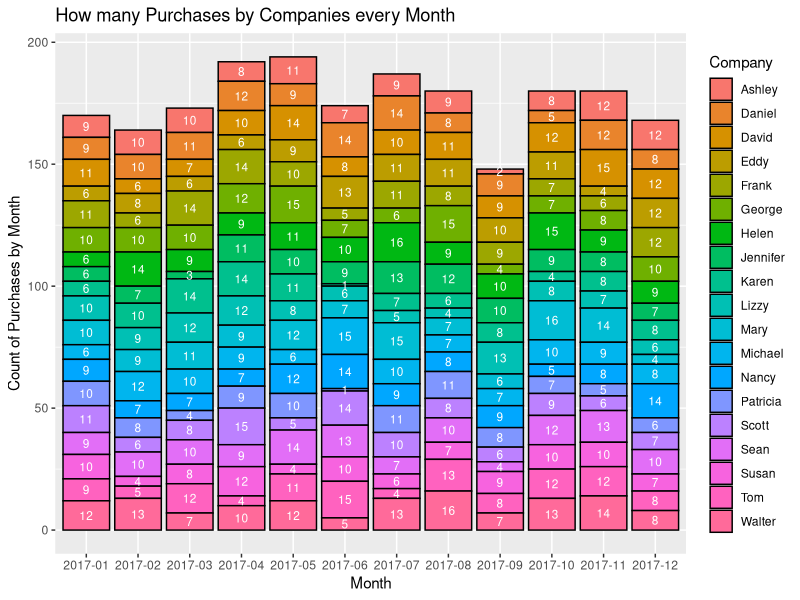
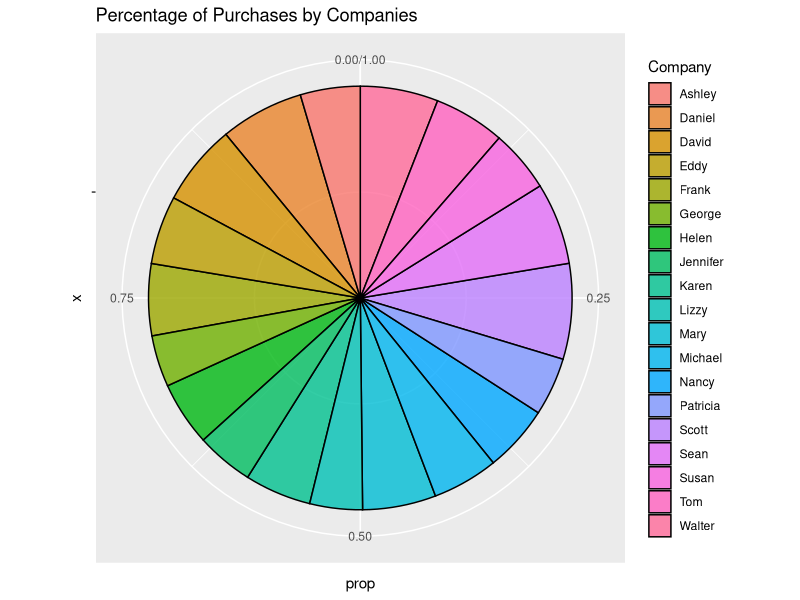
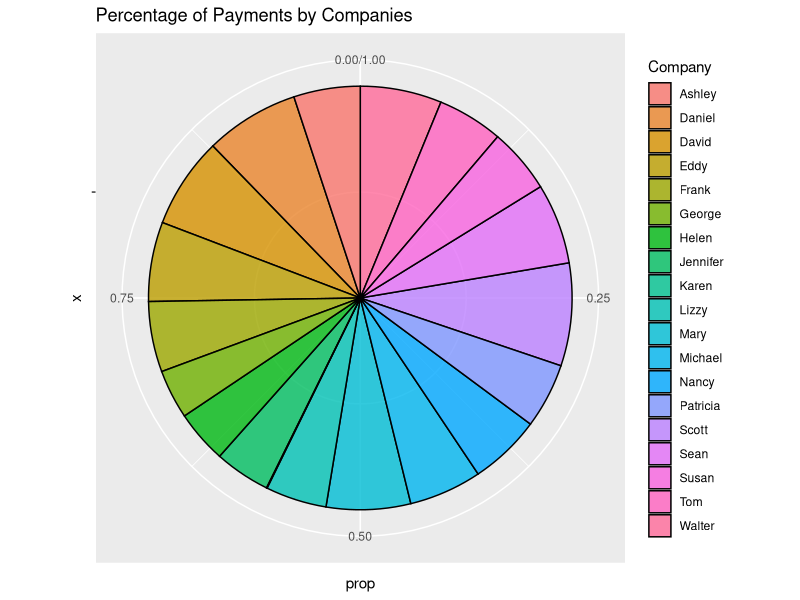
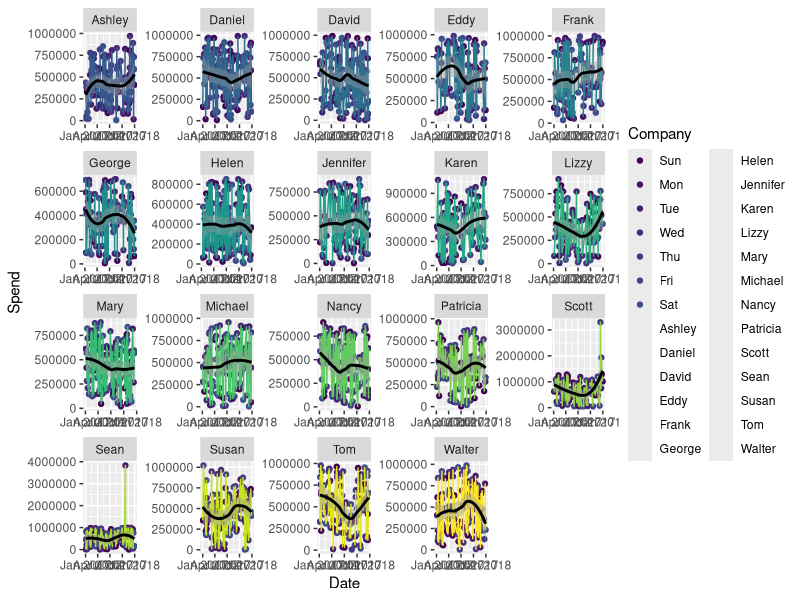
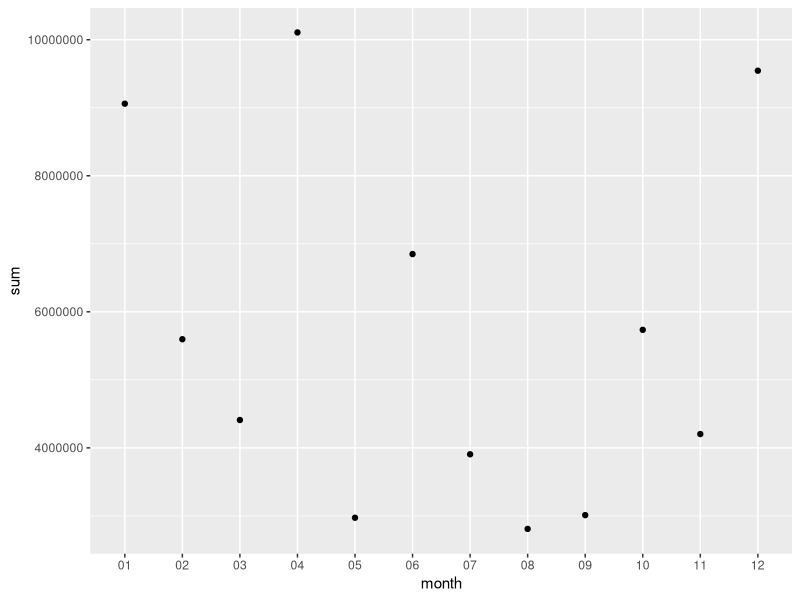

These figures' R source, in order:
library(tidyverse)
library(dplyr)

options(scipen=999)


#Going to import the information


Purchase_Data <- readxl::read_excel("2018-03-12 Stamps.com Excel assessment.xlsx", 
                                    sheet = "Purchase Payment Data")
Purchase_Data$Date <- as.Date(Purchase_Data$Date, format = '%m/%d/%Y')
Purchase_Data <- Purchase_Data %>%
  mutate(month = format(Date, "%m"), 
         day_of_week = lubridate::wday((Date), label = TRUE))

#1. Show total amount of purchases in each month by each company 
Purchase_Data %>%
  ggplot(aes(x = format(Date, "%Y-%m"), fill = Company))+
  geom_bar(color = 'Black') +
  labs(x = 'Month', y = "Count of Purchases by Month", title = "How many Purchases by Companies every Month")+
  geom_text(stat = 'count', aes(label=..count..), size = 3, position = position_stack(vjust = 0.5), color="white")


#2. Billing for each Company at the end of the month
Bill_Data <- Purchase_Data %>%
  group_by(month, Company) %>%
  summarise(sum_spend = sum(Spend, na.rm = TRUE), sum_payment = sum(Payment, na.rm = TRUE),
            Bill = sum_spend + sum_payment)

#This is the largest bill that Stamps will collect in the entire year
max(Bill_Data$Bill)

#3. What is the dollar amount of each customers highest bill
Bill_Data %>%
  group_by(Company) %>%
  summarise(max_bill = max(Bill))

#4 Profit margins is a flat percentage. 1st, 4th, 6th profitable person
Profitable_margin_customers <- Purchase_Data %>%
  group_by(Company) %>%
  summarise(total_purchase = sum(Spend, na.rm = TRUE)) %>%
  arrange(desc(total_purchase))

#These are the most profitable customers by purchases
Profitable_margin_customers[1,]
Profitable_margin_customers[4,]
Profitable_margin_customers[6,]

#Quick percentage breakdown of the information by the purchases amount over the year
#by each company
Profitable_margin_customers <- Profitable_margin_customers %>%
  mutate(prop = total_purchase / sum(total_purchase))
Profitable_margin_customers %>%
  ggplot(aes(x = '', y = prop, fill = Company)) +
  geom_bar(stat = 'identity', alpha = .8, color = 'Black')+
  coord_polar('y', start = 0) +
  labs(title = "Percentage of Purchases by Companies")

#The method would be similar with more companies as you are just finding the most profitable
# the ones that are buying the most.

#5 Credit Exposure
Bill_Data %>%
  group_by(month) %>%
  summarise(credit_exposure = sum(Bill))

#6 Most Valueable Customer YTD
Customer_Payments <- Purchase_Data %>%
  group_by(Company) %>%
  summarise(total_payments = sum(Payment, na.rm = TRUE)) %>%
  arrange(total_payments)

#The total payments broken down into percentages of companies
Customer_Payments <- Customer_Payments %>%
  mutate(prop = total_payments / sum(total_payments))

Customer_Payments %>%
  ggplot(aes(x = '', y = prop, fill = Company)) +
  geom_bar(stat = 'identity', alpha = .8, color = 'Black')+
  coord_polar('y', start = 0) +
  labs(title = "Percentage of Payments by Companies")

#If we go off the same as in question 4 and choose 1, 4, 6
Customer_Payments[1,]
Customer_Payments[4,]
Customer_Payments[6,]

## B) most valuable customer by month
Customer_Payments_month1 <- Purchase_Data %>%
  group_by(Company, month) %>%
  summarise(total_payments = sum(Payment, na.rm = TRUE)) %>%
  group_by(month) %>%
  summarise(total_payments = min(total_payments))
Customer_Payments_month2 <- Purchase_Data %>%
  group_by(Company, month) %>%
  summarise(total_payments = sum(Payment, na.rm = TRUE))
Customer_Payments_month <- left_join(Customer_Payments_month1, Customer_Payments_month2, by = c('month', 'total_payments'))

#7) Billing cycle 16 to 15 of each month for each purchase
#Here we are going to break up all the dates into the intervals that we need in order to
#have the desired billing cycles.
#January's Billing cycle
January_Billing_Cycle <- Purchase_Data[Purchase_Data$Date >= "2017-01-16" & Purchase_Data$Date <= "2017-02-15",]
January_Billing_Cycle <- January_Billing_Cycle %>%
                          group_by(Company) %>%
                          summarise(January = sum(Spend, na.rm = TRUE))
#February's Billing Cycle
February_Billing_Cycle <- Purchase_Data[Purchase_Data$Date >= "2017-02-16" & Purchase_Data$Date <= "2017-03-15",]
February_Billing_Cycle <- February_Billing_Cycle %>%
                          group_by(Company) %>%
                          summarise(February = sum(Spend, na.rm = TRUE))
#March's Billing Cycle
March_Billing_Cycle <- Purchase_Data[Purchase_Data$Date >= "2017-03-16" & Purchase_Data$Date <= "2017-04-15",]
March_Billing_Cycle <- March_Billing_Cycle %>%
                        group_by(Company) %>%
                        summarise(March = sum(Spend, na.rm = TRUE))
#April's Billing Cycle
April_Billing_Cycle <- Purchase_Data[Purchase_Data$Date >= "2017-04-16" & Purchase_Data$Date <= "2017-05-15",]
April_Billing_Cycle <- April_Billing_Cycle %>%
                        group_by(Company) %>%
                        summarise(April = sum(Spend, na.rm = TRUE))
#May's Billing Cycle
May_Billing_Cycle <- Purchase_Data[Purchase_Data$Date >= "2017-05-16" & Purchase_Data$Date <= "2017-06-15",]
May_Billing_Cycle <- May_Billing_Cycle %>%
                      group_by(Company) %>%
                      summarise(May = sum(Spend, na.rm = TRUE))
#June's Billing Cycle
June_Billing_Cycle <- Purchase_Data[Purchase_Data$Date >= "2017-06-16" & Purchase_Data$Date <= "2017-07-15",]
June_Billing_Cycle <- June_Billing_Cycle %>%
                      group_by(Company) %>%
                      summarise(June = sum(Spend, na.rm = TRUE))
#July's Billing Cycle
July_Billing_Cycle <- Purchase_Data[Purchase_Data$Date >= "2017-07-16" & Purchase_Data$Date <= "2017-08-15",]
July_Billing_Cycle <- July_Billing_Cycle %>%
                      group_by(Company) %>%
                      summarise(July = sum(Spend, na.rm = TRUE))
#August's BIlling Cycle
August_Billing_Cycle <- Purchase_Data[Purchase_Data$Date >= "2017-08-16" & Purchase_Data$Date <= "2017-09-15",]
August_Billing_Cycle <- August_Billing_Cycle %>%
                        group_by(Company) %>%
                        summarise(August = sum(Spend, na.rm = TRUE))
#September's Billing Cycle
September_Billing_Cycle <- Purchase_Data[Purchase_Data$Date >= "2017-09-16" & Purchase_Data$Date <= "2017-10-15",]
September_Billing_Cycle <- September_Billing_Cycle %>%
                            group_by(Company) %>%
                            summarise(September = sum(Spend, na.rm = TRUE))
#October's Billing Cycle
October_Billing_Cycle <- Purchase_Data[Purchase_Data$Date >= "2017-10-16" & Purchase_Data$Date <= "2017-11-15",]
October_Billing_Cycle <- October_Billing_Cycle %>%
                          group_by(Company) %>%
                          summarise(October = sum(Spend, na.rm = TRUE))
#November's Billing Cycle
November_Billing_Cycle <- Purchase_Data[Purchase_Data$Date >= "2017-11-16" & Purchase_Data$Date <= "2017-12-15",]
November_Billing_Cycle <- November_Billing_Cycle %>%
                          group_by(Company) %>%
                          summarise(November = sum(Spend, na.rm = TRUE))
#Now we want to combine all the segments into one data frame that hold the total amount
#of orders purchased by each company for each billing cycle
Billing_Cycle <- left_join(January_Billing_Cycle, February_Billing_Cycle, by='Company') %>%
  left_join(., March_Billing_Cycle, by = "Company") %>%
  left_join(., April_Billing_Cycle, by='Company') %>%
  left_join(., May_Billing_Cycle, by = "Company") %>%
  left_join(., June_Billing_Cycle, by = 'Company') %>%
  left_join(., July_Billing_Cycle, by= 'Company') %>%
  left_join(., August_Billing_Cycle, by = "Company") %>%
  left_join(., September_Billing_Cycle, by = "Company") %>%
  left_join(., October_Billing_Cycle, by = "Company") %>%
  left_join(., November_Billing_Cycle, by = "Company")
                           
                           
#7) Finally we have the final answer in a data frame that shows the billing cycle
#of each company for their purchase in that time
Billing_Cycle



############ Misc work ########################
#Getting ready to create some machine learning for a forecast of future purchases by each company
#for the year of 2018
Purchase_Data %>%
  ggplot(aes(x = Date, y = Spend, color = Company))+
  facet_wrap(~ Company, ncol = 5, scales = 'free')+
  geom_point(aes(color = day_of_week), na.rm = TRUE)+
  geom_line(na.rm = TRUE, show.legend = FALSE)+
  geom_smooth(na.rm = TRUE, color = 'black')


Purchase_Data %>%
  filter(Purchase_Data$Company == 'Scott') %>%
  group_by(month, Company) %>%
  summarise(sum = sum(Spend, na.rm = TRUE)) %>%
  ggplot(aes(x = month, y = sum))+
  geom_line(na.rm = TRUE, show.legend = FALSE)+
  geom_point(na.rm = TRUE)
  






